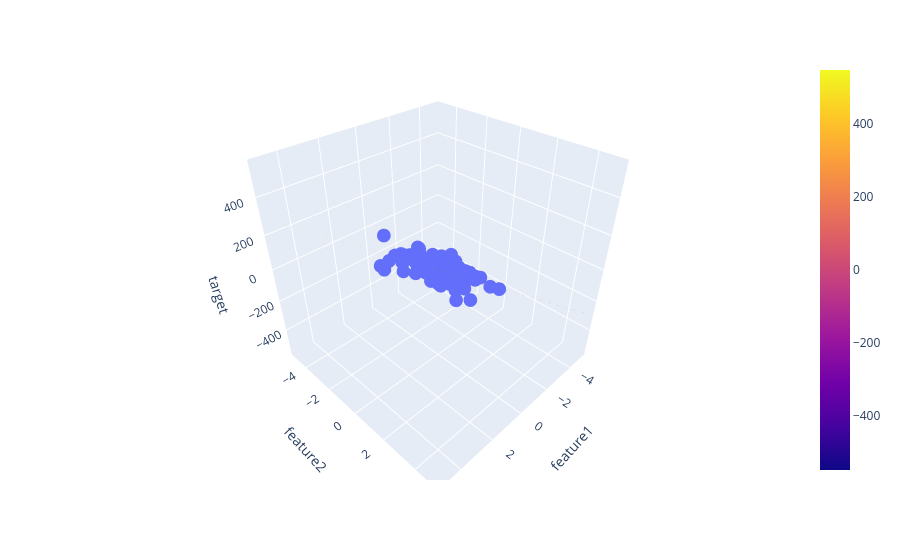

The notebook cell saved with this chart:
### Code cell
fig = px.scatter_3d(
    df,
    x='feature1',
    y='feature2',
    z='target'
)

fig.add_trace(
    go.Surface(
        x=xGrid,
        y=yGrid,
        z=z_final
    )
)
fig.show()
